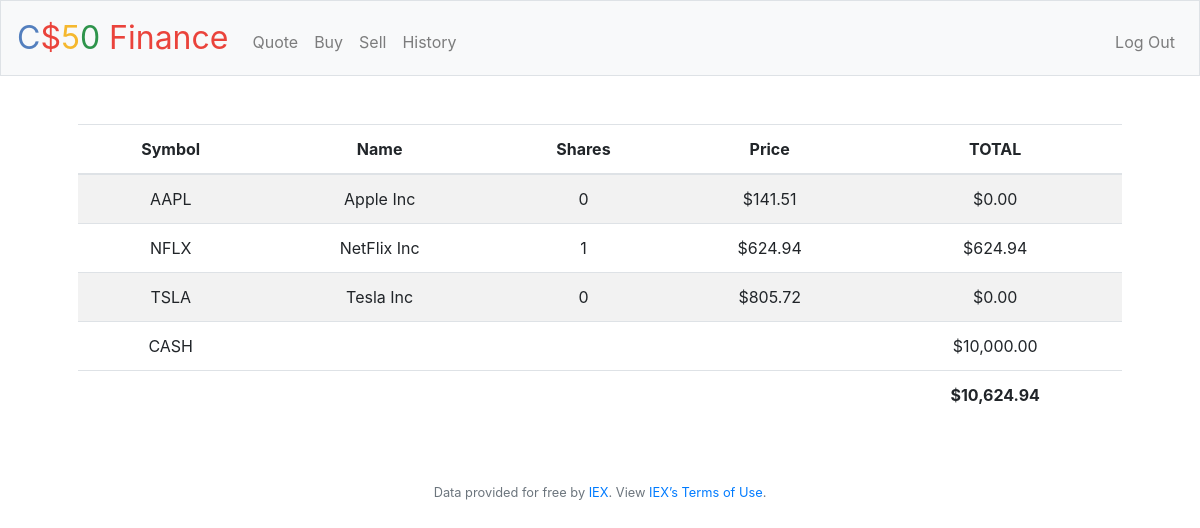
The page / (signed in) on the database its author committed.
### tables this page shows
CREATE TABLE transactions (
 id INTEGER PRIMARY KEY AUTOINCREMENT,
 user_id INTEGER NOT NULL,
 name TEXT NOT NULL, 
 shares INTEGER NOT NULL,
 price NUMERIC NOT NULL,
 type TEXT NOT NULL,
 symbol TEXT NOT NULL,
 time TIMESTAMP DEFAULT CURRENT_TIMESTAMP, 
 FOREIGN KEY(user_id) REFERENCES users(id)
);

CREATE TABLE users (id INTEGER, username TEXT NOT NULL, hash TEXT NOT NULL, cash NUMERIC NOT NULL DEFAULT 10000.00, PRIMARY KEY(id));

### application.py (the view)
@app.route("/")
@login_required
def index():
    user_id = session["user_id"]
    stocks = db.execute(
        "SELECT symbol, name, price, SUM(shares) as totalShares FROM transactions WHERE user_id = ? GROUP BY symbol", user_id)
    cash = db.execute("SELECT cash FROM users WHERE id = ?", user_id)[0]["cash"]
    total = cash
    for stock in stocks:
        total += stock["price"] * stock["totalShares"]
    return render_template("index.html", stocks=stocks, cash=cash, usd=usd, total=total)

### application.py (called while the page is built)
@app.after_request
def after_request(response):
    response.headers["Cache-Control"] = "no-cache, no-store, must-revalidate"
    response.headers["Expires"] = 0
    response.headers["Pragma"] = "no-cache"
    return response

### helpers.py (called while the page is built)
def login_required(f):
    @wraps(f)
    def decorated_function(*args, **kwargs):
        if session.get("user_id") is None:
            return redirect("/login")
        return f(*args, **kwargs)
    return decorated_function

def usd(value):
    return f"${value:,.2f}"

### templates/index.html (shortened to what this page needs)
{% extends "layout.html" %}
{% block main %}
 <table class="table table-striped">
     <thead>
         <tr>
             <th>Symbol</th>
             <th>Name</th>
             <th>Shares</th>
             <th>Price</th>
             <th>TOTAL</th>
         </tr>
     </thead>
     <tbody>
         {% for stock in stocks %}
         <tr>
             <td> {{ stock["symbol"] }}</td>
             <td> {{ stock["name"] }}</td>
             <td> {{ stock["totalShares"] }}</td>
             <td> {{ usd(stock["price"]) }}</td>
             <td> {{ usd(stock["totalShares"] * stock["price"]) }}</td>
         </tr>
         {% endfor %}
         <tr>
             <td>CASH</td>
             <td colspan="3"></td>
             <td>{{ usd(cash) }}</td>
         </tr>
     </tbody>
     <tfoot>
         <td colspan="4"></td>
         <td><strong> {{ usd(total) }}  </strong></td>
     </tfoot>
 </table>
{% endblock %}

### rows shown on the page
transactions: symbol "NFLX", name "NetFlix Inc", totalShares "1", price "$624.94", usd(stock['totalShares']*stock['price']) "$624.94"
users: cash "$10,000.00"

### other values the page prints
{{ stock["symbol"] }} "AAPL" "TSLA"
{{ stock["name"] }} "Apple Inc" "Tesla Inc"
{{ stock["totalShares"] }} "0" "0"
{{ usd(stock["price"]) }} "$141.51" "$805.72"
{{ usd(stock["totalShares"] * stock["price"]) }} "$0.00" "$0.00"
{{ usd(total) }} "$10,624.94"
